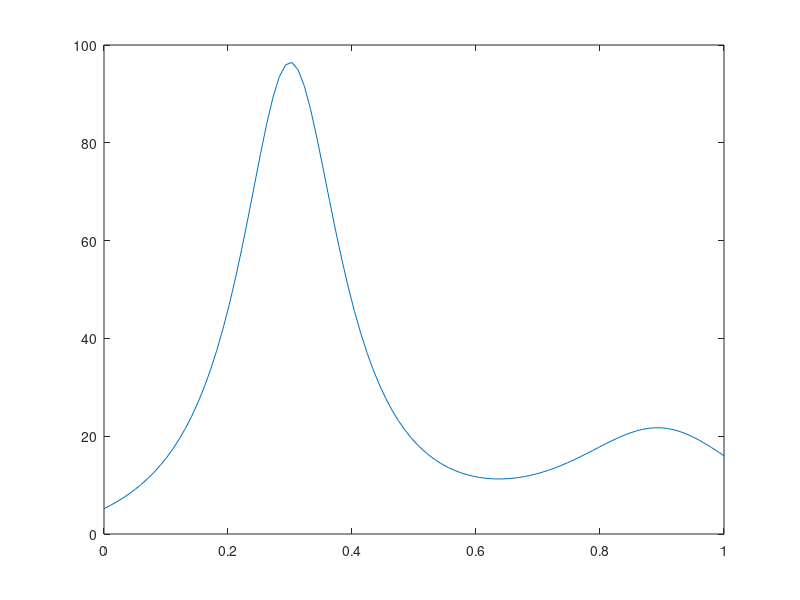
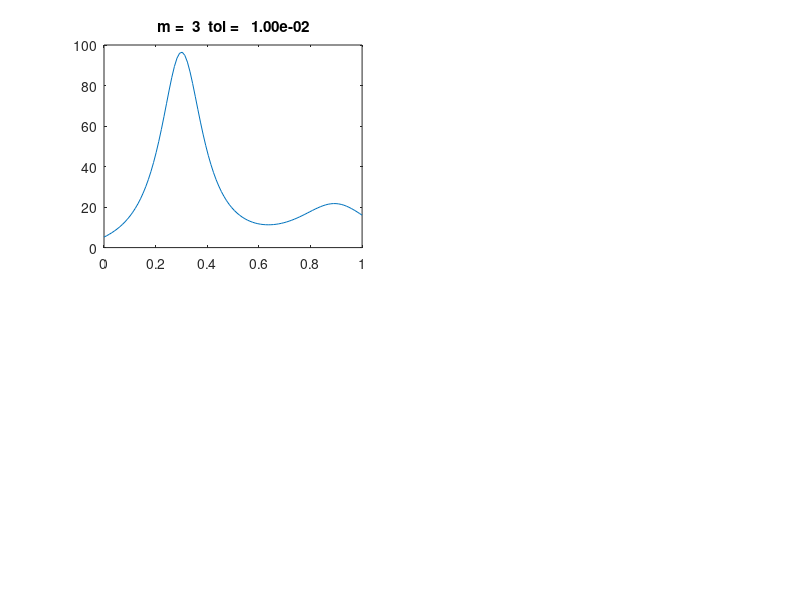

Source code (MATLAB) for these figures, in order: (Note: this script raises an error after producing the figures.)

% Script File: ShowAdapts
% Illustrates AdaptQNC for a range of tol values and a range of 
% underlying NC rules. Uses the humps function for an integrand 
% and displays information about the function evaluations.

global FunEvals VecFunEvals 
close all
tol = [.01  .001  .0001 .00001];
m = [3:2:9];
x = linspace(0,1,100); 
y = humps(x); 
  plot(x,y) 
 % pause 
u=[];
for i = 1:length(tol),
   figure
   for j = 1:length(m),
      subplot(2,2,j)
      plot(x,y)
      hold on
      title(sprintf('m = %2.0f  tol = %10.2e', m(j),tol(i)))
      FunEvals = 0;
      VecFunEvals = 0;
      numO = AdaptQNC('SpecHumps',0,1,m(j),tol(i));
      hold off
      u = [u; FunEvals VecFunEvals];
   end 
end
u